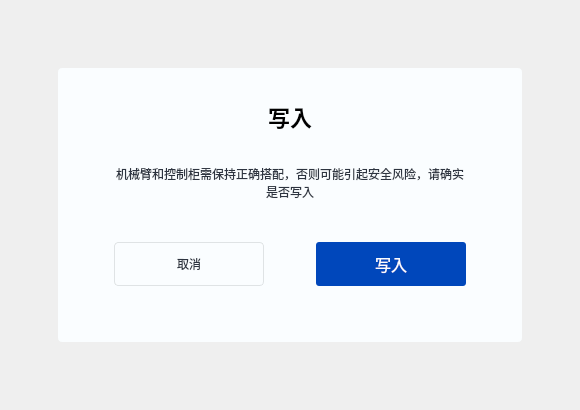
<?xml version="1.0" encoding="UTF-8"?>
<ui version="4.0">
 <class>SNWriteConfirmWidget</class>
 <widget class="QWidget" name="SNWriteConfirmWidget">
  <property name="geometry">
   <rect>
    <x>0</x>
    <y>0</y>
    <width>580</width>
    <height>410</height>
   </rect>
  </property>
  <property name="minimumSize">
   <size>
    <width>532</width>
    <height>346</height>
   </size>
  </property>
  <property name="windowTitle">
   <string>Form</string>
  </property>
  <layout class="QGridLayout" name="gridLayout">
   <item row="0" column="0">
    <widget class="QWidget" name="widget" native="true">
     <property name="sizePolicy">
      <sizepolicy hsizetype="Fixed" vsizetype="Fixed">
       <horstretch>0</horstretch>
       <verstretch>0</verstretch>
      </sizepolicy>
     </property>
     <property name="minimumSize">
      <size>
       <width>464</width>
       <height>274</height>
      </size>
     </property>
     <property name="maximumSize">
      <size>
       <width>464</width>
       <height>274</height>
      </size>
     </property>
     <property name="styleSheet">
      <string notr="true">background-color: rgb(250, 253, 255);
border-radius: 4px;</string>
     </property>
     <layout class="QVBoxLayout" name="verticalLayout">
      <property name="spacing">
       <number>0</number>
      </property>
      <property name="leftMargin">
       <number>56</number>
      </property>
      <property name="topMargin">
       <number>0</number>
      </property>
      <property name="rightMargin">
       <number>56</number>
      </property>
      <property name="bottomMargin">
       <number>56</number>
      </property>
      <item alignment="Qt::AlignHCenter">
       <widget class="QLabel" name="label">
        <property name="sizePolicy">
         <sizepolicy hsizetype="Fixed" vsizetype="Fixed">
          <horstretch>0</horstretch>
          <verstretch>0</verstretch>
         </sizepolicy>
        </property>
        <property name="minimumSize">
         <size>
          <width>200</width>
          <height>96</height>
         </size>
        </property>
        <property name="maximumSize">
         <size>
          <width>200</width>
          <height>96</height>
         </size>
        </property>
        <property name="styleSheet">
         <string notr="true">font-size: 22px;
font-weight: 500;
line-height: normal;</string>
        </property>
        <property name="text">
         <string>写入</string>
        </property>
        <property name="alignment">
         <set>Qt::AlignCenter</set>
        </property>
       </widget>
      </item>
      <item>
       <widget class="QLabel" name="labelTitle">
        <property name="sizePolicy">
         <sizepolicy hsizetype="Preferred" vsizetype="Expanding">
          <horstretch>0</horstretch>
          <verstretch>0</verstretch>
         </sizepolicy>
        </property>
        <property name="styleSheet">
         <string notr="true">color: #2D3440;</string>
        </property>
        <property name="text">
         <string>机械臂和控制柜需保持正确搭配，否则可能引起安全风险，请确实是否写入</string>
        </property>
        <property name="alignment">
         <set>Qt::AlignCenter</set>
        </property>
        <property name="wordWrap">
         <bool>true</bool>
        </property>
       </widget>
      </item>
      <item>
       <spacer name="verticalSpacer">
        <property name="orientation">
         <enum>Qt::Vertical</enum>
        </property>
        <property name="sizeHint" stdset="0">
         <size>
          <width>20</width>
          <height>40</height>
         </size>
        </property>
       </spacer>
      </item>
      <item>
       <layout class="QHBoxLayout" name="horizontalLayout">
        <property name="spacing">
         <number>0</number>
        </property>
        <item>
         <widget class="QPushButton" name="btnCancel">
          <property name="minimumSize">
           <size>
            <width>150</width>
            <height>44</height>
           </size>
          </property>
          <property name="maximumSize">
           <size>
            <width>150</width>
            <height>44</height>
           </size>
          </property>
          <property name="cursor">
           <cursorShape>PointingHandCursor</cursorShape>
          </property>
          <property name="styleSheet">
           <string notr="true">    border: 1px solid #DFE3E5;
    border-radius: 4px;
    background-color: #FAFDFF;
    color: #2D3440;
    width: 60px;
    height: 44px;</string>
          </property>
          <property name="text">
           <string>取消</string>
          </property>
         </widget>
        </item>
        <item>
         <spacer name="horizontalSpacer">
          <property name="orientation">
           <enum>Qt::Horizontal</enum>
          </property>
          <property name="sizeHint" stdset="0">
           <size>
            <width>40</width>
            <height>20</height>
           </size>
          </property>
         </spacer>
        </item>
        <item>
         <widget class="QPushButton" name="btnWrite">
          <property name="minimumSize">
           <size>
            <width>150</width>
            <height>44</height>
           </size>
          </property>
          <property name="maximumSize">
           <size>
            <width>150</width>
            <height>44</height>
           </size>
          </property>
          <property name="cursor">
           <cursorShape>PointingHandCursor</cursorShape>
          </property>
          <property name="styleSheet">
           <string notr="true">    border-radius: 3px;
    background: #0047BB;
    color: #FAFDFF;
    text-align: center;
    font-size: 16px;
    font-style: normal;
    width: 60px;
    height: 44px;</string>
          </property>
          <property name="text">
           <string>写入</string>
          </property>
         </widget>
        </item>
       </layout>
      </item>
     </layout>
    </widget>
   </item>
  </layout>
 </widget>
 <resources/>
 <connections/>
</ui>
